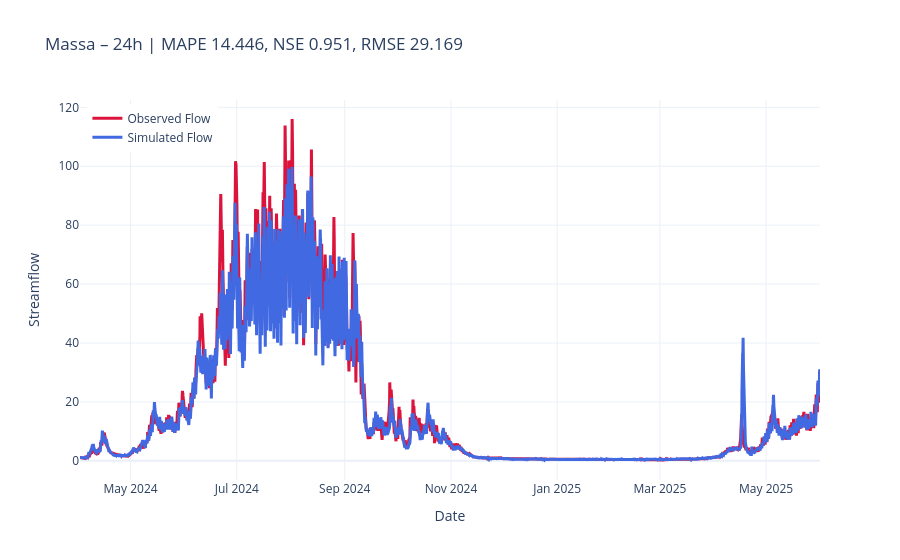

The notebook cell this image was saved under:
### Markdown cell above
Code for 24h predictions:

### Code cell
from custom.functions.Plot import plot_forecast_24h, plot_forecast_horizon_24h,plot_forecast_horizon_series

xr_ds = results[basin]["1h"]["xr"]
title24 = f"Massa – {cfg.predict_last_n}h | MAPE {results[basin]['1h']['MAPE']:.3f}, NSE {results[basin]['1h']['NSE']:.3f}, RMSE {results[basin]['1h']['MSE']:.3f}"

# last forecast of the horizon vs obs
plot_forecast_24h(xr_ds, title=title24).show()
# All spaghetti forecasts
# plot_forecast_24h(xr_ds, mode="spaghetti").show()

### Figure 1 — Plotly figure (JSON) as saved in the notebook; plotly's stock layout.template omitted (floating-point values rounded to 4 significant figures; data arrays with more than 128 entries replaced by an {"elided": "..."} marker saying what was removed)
{"data": [{"line": {"color": "crimson", "width": 3}, "mode": "lines", "name": "Observed Flow", "type": "scatter", "x": {"elided": "10201 str values"}, "y": {"elided": "10201 float values"}}, {"line": {"color": "royalblue", "width": 3}, "marker": {"size": 6}, "mode": "lines", "name": "Simulated Flow", "type": "scatter", "x": {"elided": "10201 str values"}, "y": {"elided": "10201 float values"}}], "layout": {"hovermode": "x unified", "legend": {"x": 0.01, "xanchor": "left", "y": 0.99, "yanchor": "top"}, "title": {"text": "Massa – 24h | MAPE 14.446, NSE 0.951, RMSE 29.169"}, "xaxis": {"title": {"text": "Date"}}, "yaxis": {"title": {"text": "Streamflow"}}}}
